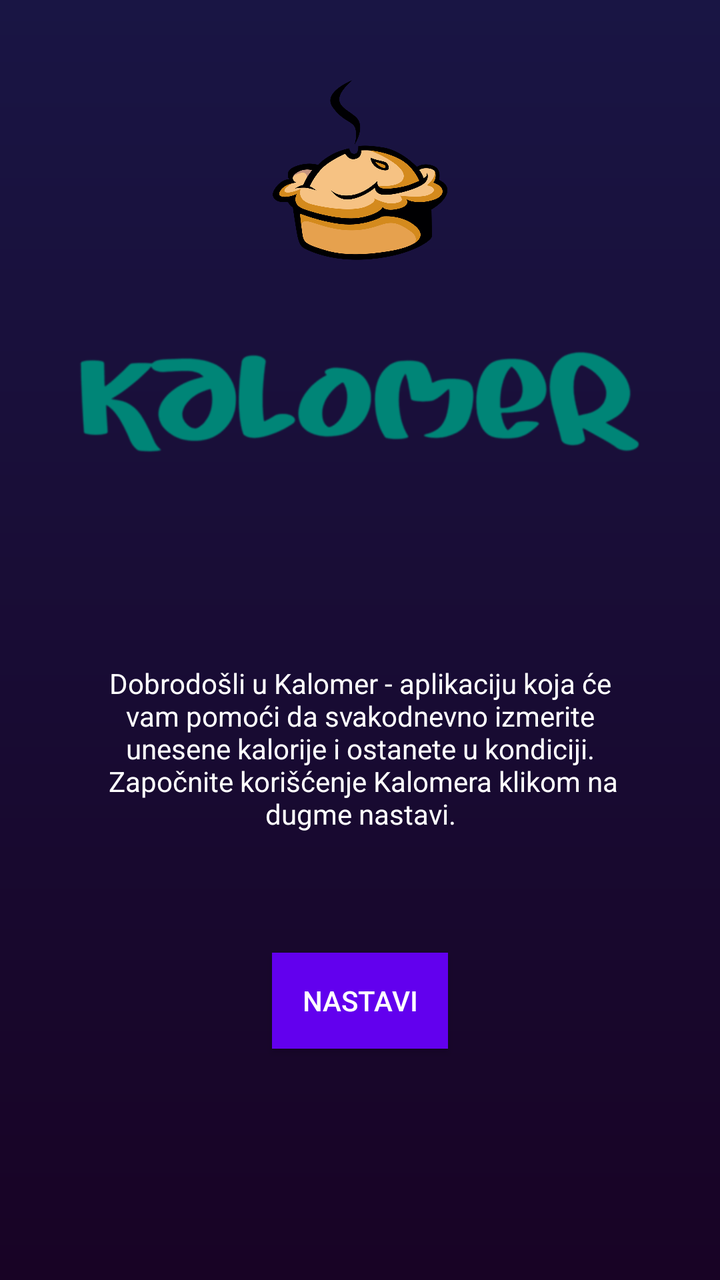
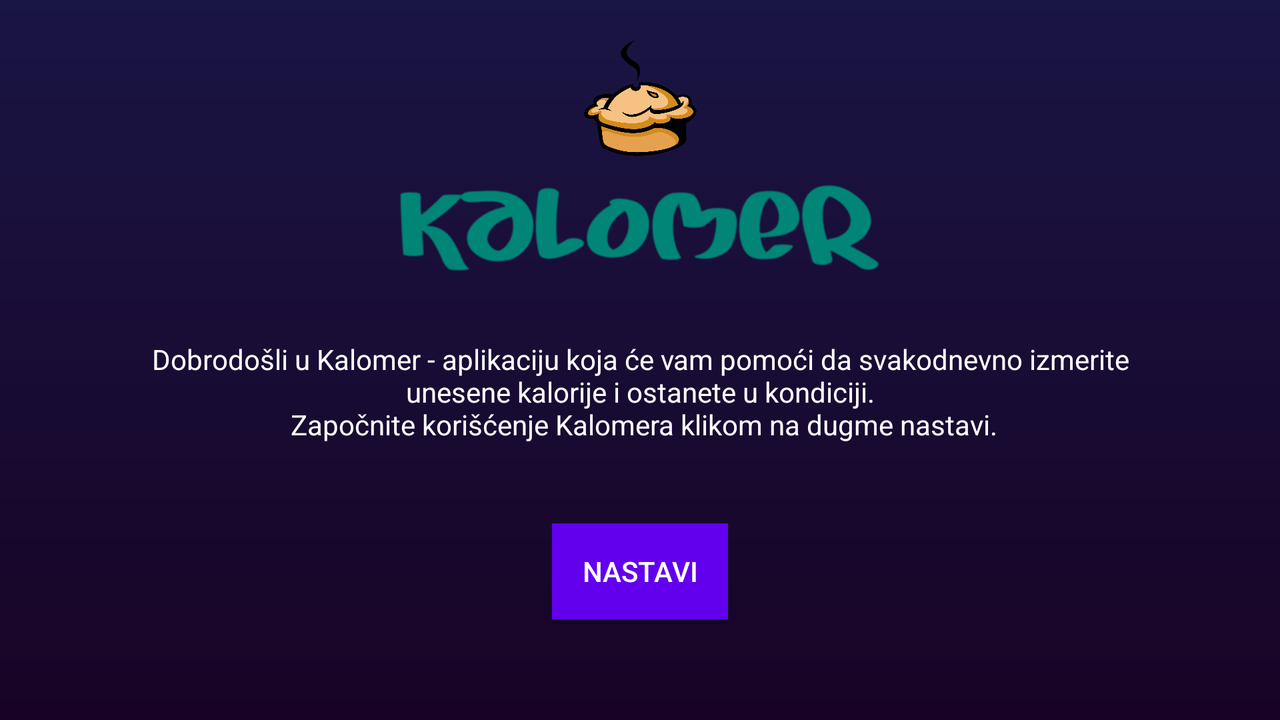

The same Android screen from two of the app's own layout files: first res/layout/ as a phone draws it, then the repository's variant for another configuration, drawn on a device whose configuration selects that folder. Both files follow.
<!-- AndroidManifest.xml: activity theme Theme.AppCompat.DayNight.NoActionBar -->
<!-- res/layout/activity_launch.xml -->
<?xml version="1.0" encoding="utf-8"?>
<RelativeLayout xmlns:android="http://schemas.android.com/apk/res/android"
    xmlns:app="http://schemas.android.com/apk/res-auto"
    xmlns:tools="http://schemas.android.com/tools"
    android:layout_width="match_parent"
    android:layout_height="match_parent"
    tools:context="com.example.kalomer.LaunchActivity"
    android:background="@drawable/background_gradient">

        android:layout_width="match_parent"
        android:layout_height="match_parent"
        >
        <ImageView
            android:id="@+id/imageView"
            android:layout_width="90dp"
            android:layout_height="90dp"
            android:layout_centerHorizontal="true"
            app:srcCompat="@drawable/pie_pic"
            android:layout_marginTop="40dp"
            />

        <ImageView
            android:id="@+id/imageView3"
            android:layout_width="300dp"
            android:layout_height="wrap_content"
            android:layout_below="@id/imageView"
            android:layout_centerHorizontal="true"
            app:srcCompat="@drawable/kalomer" />


        <Button
            android:id="@+id/continueButton"
            android:layout_width="wrap_content"
            android:layout_height="wrap_content"
            android:layout_below="@id/textView"
            android:layout_centerInParent="true"
            android:background="@color/colorPrimary"
            android:text="@string/first_screen_button"

            android:textColor="#FFFFFFFF" />



        <TextView
            android:id="@+id/textView"
            android:layout_centerHorizontal="true"
            android:layout_below="@id/imageView3"
            android:layout_width="wrap_content"
            android:layout_height="wrap_content"
            android:layout_marginTop="60dp"
            android:layout_marginBottom="60dp"
            android:textColor="#FFFFFFFF"
            android:paddingLeft="50dp"
            android:paddingRight="50dp"
            android:textAlignment="center"
            android:text="Dobrodošli u Kalomer - aplikaciju koja će vam pomoći da svakodnevno izmerite unesene kalorije i ostanete u kondiciji.\n Započnite korišćenje Kalomera klikom na dugme nastavi."
            tools:layout_editor_absoluteX="181dp"
            tools:layout_editor_absoluteY="396dp" />
    </RelativeLayout>
<!-- resources referenced by this layout -->
<resources>
  <!-- drawable background_gradient (drawable) -->
  <?xml version="1.0" encoding="utf-8"?>
  <shape android:shape="rectangle"
      xmlns:android="http://schemas.android.com/apk/res/android">
  <gradient
      android:startColor="#180325"
      android:endColor="#191544"
      android:angle="90"
      >
  
  
  </gradient>
  
  </shape>
  <!-- drawable kalomer: png bitmap (drawable-v24, 18740 bytes) -->
  <!-- drawable pie_pic: png bitmap (drawable, 103658 bytes) -->
  <string name="first_screen_button">Nastavi</string>
</resources>
<!-- res/layout-land/activity_launch.xml (the repository's variant of the layout above) -->
<!-- drawn on the phone turned sideways -->
<?xml version="1.0" encoding="utf-8"?>
<RelativeLayout xmlns:android="http://schemas.android.com/apk/res/android"
    xmlns:app="http://schemas.android.com/apk/res-auto"
    xmlns:tools="http://schemas.android.com/tools"
    android:layout_width="match_parent"
    android:layout_height="match_parent"
    tools:context="com.example.kalomer.LaunchActivity"
    android:background="@drawable/background_gradient">


        <ImageView
            android:id="@+id/imageView"
            android:layout_width="64dp"
            android:layout_height="58dp"
            android:layout_centerHorizontal="true"
            android:layout_marginTop="20dp"
            app:srcCompat="@drawable/pie_pic" />

        <ImageView
            android:id="@+id/imageView3"
            android:layout_width="257dp"
            android:layout_height="72dp"
            android:layout_below="@id/imageView"
            android:layout_centerHorizontal="true"
            app:srcCompat="@drawable/kalomer" />


        <TextView
            android:id="@+id/textView"
            android:layout_centerHorizontal="true"
            android:layout_below="@id/imageView3"
            android:layout_width="wrap_content"
            android:layout_height="wrap_content"
            android:layout_marginTop="20dp"
            android:layout_marginBottom="40dp"
            android:textColor="#FFFFFFFF"
            android:paddingLeft="50dp"
            android:paddingRight="50dp"
            android:textAlignment="center"
            android:text="Dobrodošli u Kalomer - aplikaciju koja će vam pomoći da svakodnevno izmerite unesene kalorije i ostanete u kondiciji.\n Započnite korišćenje Kalomera klikom na dugme nastavi."
            tools:layout_editor_absoluteX="181dp"
            tools:layout_editor_absoluteY="396dp" />

        <Button
            android:id="@+id/continueButton"
            android:layout_width="wrap_content"
            android:layout_height="wrap_content"
            android:layout_below="@id/textView"
            android:layout_centerVertical="true"
            android:layout_centerHorizontal="true"



            android:background="@color/colorPrimary"
            android:text="@string/first_screen_button"
            android:textColor="#FFFFFFFF" />
</RelativeLayout>
